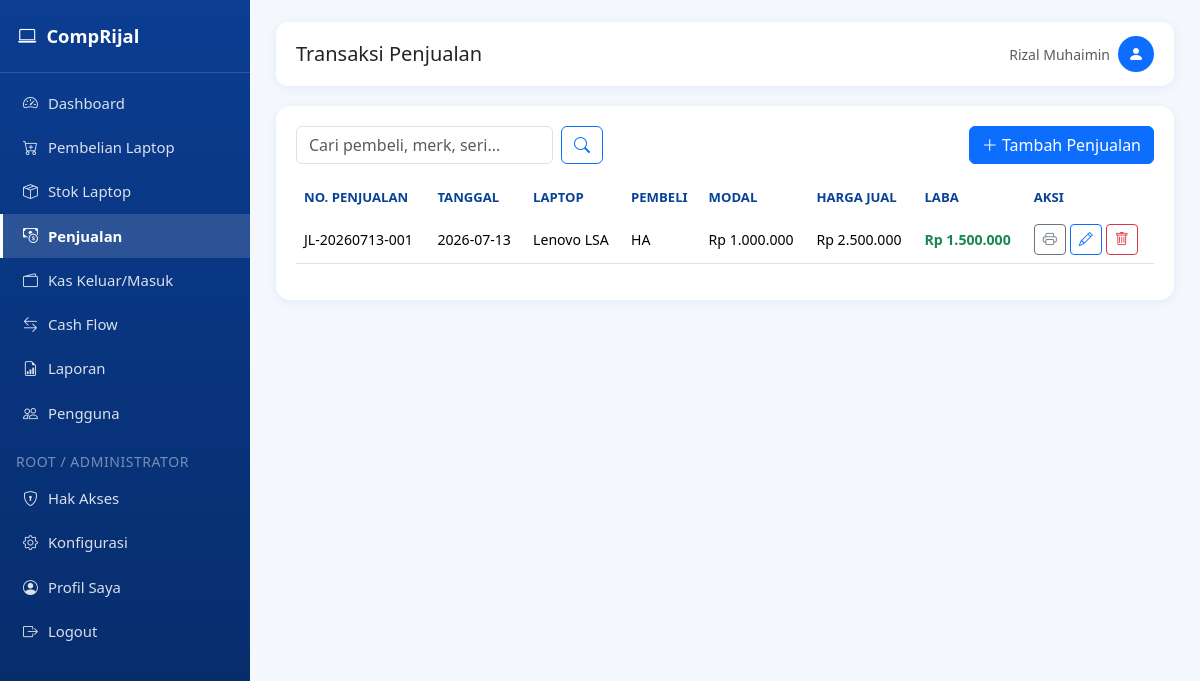
Before: /penjualan (signed in) with the older database file.
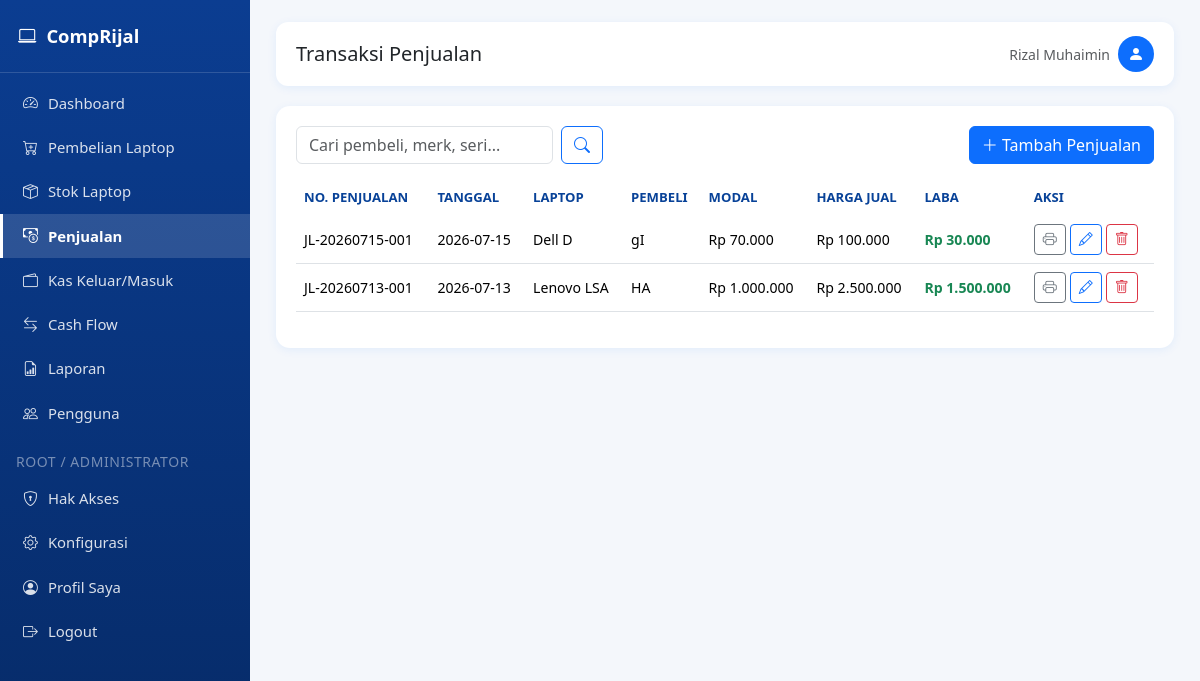
After: the same page with the newer database file.
### tables this page shows
CREATE TABLE penjualan (
            id INTEGER PRIMARY KEY AUTOINCREMENT,
            nomor_penjualan TEXT UNIQUE NOT NULL,
            tanggal TEXT NOT NULL,
            laptop_id INTEGER NOT NULL,
            pembeli TEXT,
            no_hp TEXT,
            harga_jual REAL DEFAULT 0,
            metode_pembayaran TEXT,
            catatan TEXT,
            laba REAL DEFAULT 0,
            created_at TEXT DEFAULT CURRENT_TIMESTAMP, diskon REAL DEFAULT 0, pajak REAL DEFAULT 0, grand_total REAL DEFAULT 0,
            FOREIGN KEY (laptop_id) REFERENCES laptop (id)
        );

CREATE TABLE laptop (
            id INTEGER PRIMARY KEY AUTOINCREMENT,
            nomor_pembelian TEXT UNIQUE NOT NULL,
            tanggal TEXT NOT NULL,
            merk TEXT,
            seri TEXT,
            processor TEXT,
            ram TEXT,
            storage TEXT,
            vga TEXT,
            warna TEXT,
            kondisi TEXT,
            kelengkapan TEXT,
            charger TEXT,
            tas TEXT,
            garansi TEXT,
            imei TEXT,
            harga_beli REAL DEFAULT 0,
            biaya_servis REAL DEFAULT 0,
            biaya_upgrade REAL DEFAULT 0,
            biaya_lain REAL DEFAULT 0,
            total_modal REAL DEFAULT 0,
            supplier TEXT,
            no_hp TEXT,
            catatan TEXT,
            status TEXT DEFAULT 'Ready',
            created_at TEXT DEFAULT CURRENT_TIMESTAMP
        );

### app.py (the view)
@app.route("/penjualan")
@page_required("penjualan")
def penjualan_list():
    q = request.args.get("q", "").strip()
    conn = get_db_connection()
    base = """SELECT p.*, l.merk, l.seri, l.total_modal, l.nomor_pembelian
              FROM penjualan p JOIN laptop l ON p.laptop_id = l.id"""
    params = []
    if q:
        like = f"%{q}%"
        base += """ WHERE p.pembeli LIKE ? OR l.merk LIKE ? OR l.seri LIKE ?
                    OR p.nomor_penjualan LIKE ?"""
        params = [like, like, like, like]
    base += " ORDER BY p.id DESC"
    rows = conn.execute(base, params).fetchall()
    conn.close()
    return render_template("penjualan_list.html", rows=rows, q=q)

### app.py (called while the page is built)
def page_required(page_key):
    def wrapper(f):
        @wraps(f)
        def decorated(*args, **kwargs):
            if "user_id" not in session:
                flash("Silakan login terlebih dahulu.", "warning")
                return redirect(url_for("login"))
            if not has_page_access(session["user_id"], session.get("role"), page_key):
                flash("Anda tidak memiliki hak akses ke halaman ini. Hubungi administrator.", "danger")
                return redirect(url_for("dashboard"))
            return f(*args, **kwargs)
        return decorated
    return wrapper

def can_access_page(page_key: str) -> bool:
    if "user_id" not in session:
        return False
    if page_key in {"konfigurasi", "hak_akses"}:
        return session.get("role") in ("root", "administrator")
    return has_page_access(session["user_id"], session.get("role"), page_key)

@app.context_processor
def inject_globals():
    return {
        "rp": reports.rp,
        "current_year": datetime.now().year,
        "now_date": datetime.now().strftime("%Y-%m-%d"),
        "app_settings": get_all_settings(),
        "can_access_page": can_access_page,
    }

### templates/penjualan_list.html (shortened to what this page needs)
{% extends "base.html" %}
{% block page_title %}Transaksi Penjualan{% endblock %}
{% block content %}
<div class="card-panel">
    <div class="d-flex flex-wrap justify-content-between align-items-center gap-2 mb-3">
        <form class="d-flex gap-2" method="GET">
            <input type="text" class="form-control" name="q" value="{{ q }}" placeholder="Cari pembeli, merk, seri...">
            <button class="btn btn-outline-primary"><i class="bi bi-search"></i></button>
        </form>
        <a href="{{ url_for('penjualan_tambah') }}" class="btn btn-primary">
            <i class="bi bi-plus-lg"></i> Tambah Penjualan
        </a>
    </div>
    <div class="table-responsive">
        <table class="table table-hover align-middle">
            <thead>
                <tr>
                    <th>No. Penjualan</th>
                    <th>Tanggal</th>
                    <th>Laptop</th>
                    <th>Pembeli</th>
                    <th>Modal</th>
                    <th>Harga Jual</th>
                    <th>Laba</th>
                    <th class="no-print">Aksi</th>
                </tr>
            </thead>
            <tbody>
                {% for r in rows %}
                <tr>
                    <td>{{ r.nomor_penjualan }}</td>
                    <td>{{ r.tanggal }}</td>
                    <td>{{ r.merk }} {{ r.seri }}</td>
                    <td>{{ r.pembeli or '-' }}</td>
                    <td>{{ rp(r.total_modal) }}</td>
                    <td>{{ rp(r.harga_jual) }}</td>
                    <td class="{{ 'text-success' if r.laba >= 0 else 'text-danger' }} fw-semibold">{{ rp(r.laba) }}</td>
                    <td class="no-print">
                        <div class="d-flex gap-1">
                            <a href="{{ url_for('penjualan_cetak', id=r.id) }}" target="_blank" class="btn btn-sm btn-outline-secondary" title="Cetak Nota"><i class="bi bi-printer"></i></a>
                            <a href="{{ url_for('penjualan_edit', id=r.id) }}" class="btn btn-sm btn-outline-primary" title="Edit"><i class="bi bi-pencil"></i></a>
                            <form method="POST" action="{{ url_for('penjualan_hapus', id=r.id) }}" onsubmit="return confirmDelete(this)">
                                <button class="btn btn-sm btn-outline-danger" title="Hapus"><i class="bi bi-trash"></i></button>
                            </form>
                        </div>
                    </td>
                </tr>
                {% else %}
                <tr><td colspan="8" class="text-center text-muted py-4">Belum ada data penjualan.</td></tr>
                {% endfor %}
            </tbody>
        </table>
    </div>
</div>
{% endblock %}

Changed rows visible on the page:
added penjualan: nomor_penjualan "JL-20260715-001", tanggal "2026-07-15", merk "Dell", seri "D", pembeli "gI", harga_jual "Rp 100.000", laba "Rp 30.000"
now on this page (row edited): laptop: total_modal "Rp 70.000"
